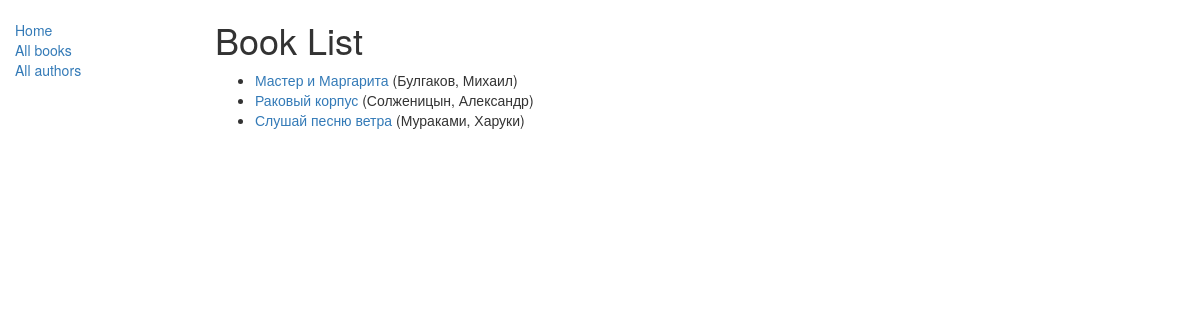
/catalog/books/, run on the app's committed database.
### catalog/models.py (models this page shows, shortened)
class Book(models.Model):
    title = models.CharField(max_length=200)
    author = models.ForeignKey('Author', on_delete=models.SET_NULL, null=True)
    summary = models.TextField(max_length=1000, help_text="Enter a brief description of the book")
    isbn = models.CharField('ISBN',max_length=13, help_text='13 Character <a href="https://www.isbn-international.org/content/what-isbn">ISBN number</a>')
    genre = models.ManyToManyField(Genre, help_text="Select a genre for this book")
    def get_absolute_url(self):
        return reverse('book-detail', args=[str(self.id)])

class Author(models.Model):
    first_name = models.CharField(max_length=100)
    last_name = models.CharField(max_length=100)
    date_of_birth = models.DateField(null=True, blank=True)
    date_of_death = models.DateField('Died', null=True, blank=True)
    def __str__(self):
        return '%s, %s' % (self.last_name, self.first_name)

### catalog/views.py (the view)
class BookListView(generic.ListView):
    model = Book
    paginate_by = 10

### catalog/templates/catalog/book_list.html
{% extends "base_generic.html" %}
{% block content %}
    <h1>Book List</h1>
    {% if book_list %}
    <ul>
      {% for book in book_list %}
      <li>
        <a href="{{ book.get_absolute_url }}">{{ book.title }}</a> ({{book.author}})
      </li>
      {% endfor %}
    </ul>
    {% else %}
      <p>There are no books in the library.</p>
    {% endif %}
{% endblock %}

### data on the page
Book: title "Мастер и Маргарита", author "Булгаков, Михаил"
Book: title "Раковый корпус", author "Солженицын, Александр"
Book: title "Слушай песню ветра", author "Мураками, Харуки"
